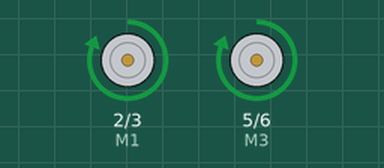
Bench run of a sketch on a simulated Arduino Uno, built with avr-gcc and run on an emulated ATmega328P. Shown: motor-driver pin pairs drawn as motors (green arrow = first pin HIGH = forward, orange = second pin HIGH = backward, longer = more drive).

Above: at 0.15 s.
Timing chart, 0 to 3.0 s (numbered marks = the images above):
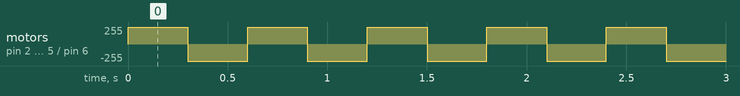

The sketch:

main.ino
```cpp
#define M1 2
#define M2 3
#define M3 5
#define M4 6

void setup()
{
    pinMode(M1, OUTPUT);
    pinMode(M2, OUTPUT);
    pinMode(M3, OUTPUT);
    pinMode(M4, OUTPUT);
}
void loop()
{
    digitalWrite(M1, HIGH);
    digitalWrite(M2, LOW);
    digitalWrite(M3, HIGH);
    digitalWrite(M4, LOW);

    delay(300);

    digitalWrite(M1, LOW);
    digitalWrite(M2, HIGH);
    digitalWrite(M3, LOW);
    digitalWrite(M4, HIGH);

    delay(300);
}
```

Measured:
- by itself, motor on pin 2 (M1) / pin 3 (M2), motor on pin 5 (M3) / pin 6 (M4): alternates forward 255/255 for 0.30 s and backward 255/255 for 0.30 s
